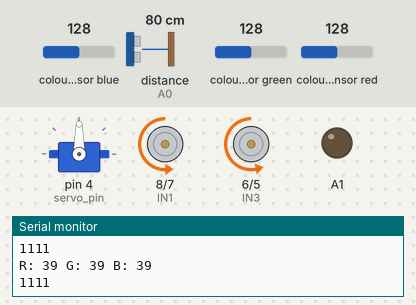
This sketch was run on a simulated Arduino Uno, built with avr-gcc and run on an emulated ATmega328P. On the bench: servo, motor-driver pin pairs drawn as motors (green arrow = first pin HIGH = forward, orange = second pin HIGH = backward, longer = more drive, scaled by the enable pin), output pins drawn as LEDs (lit = HIGH), the last lines printed to the serial monitor. Wiring (inferred from the names in the program): ultrasonic range finder: trigger pin 2; echo A0; TCS3200 colour sensor: output pin 12; S2 pin 10; S3 pin 11. The test bench sets the inputs (shaded band); at power-on: colour sensor blue 128, distance to the obstacle (sensor on A0) 80 cm, colour sensor green 128, colour sensor red 128. The echo pulse lasts 58.3 µs per cm; pins used as bus, display or sensor lines are not drawn.

Above: at 7.7 s.
7.8 s: colour sensor blue set to 22
At 11.7 s:
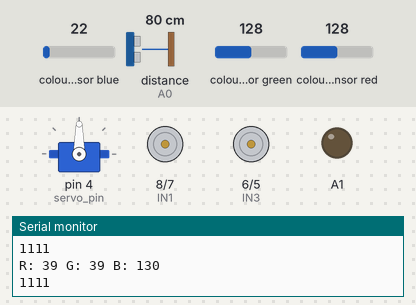
12.5 s: colour sensor blue set to 18
At 14.5 s:
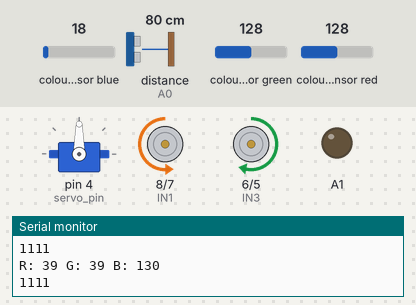
14.6 s: colour sensor blue set to 13
19.8 s: colour sensor blue set to 10
At 22.7 s:
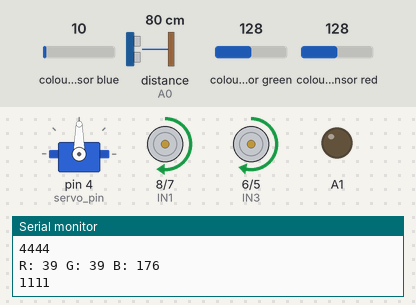
26.3 s: distance to the obstacle (sensor on A0) set to 2 cm
Timing chart, 0 to 30.8 s (numbered marks = the images above; inputs shaded):
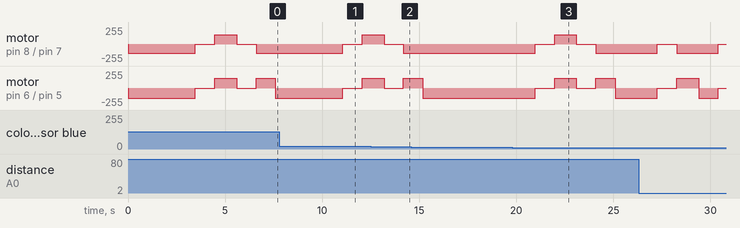

Measured:
- the behaviour switches between 20 and 19 on colour sensor blue (found by bisection; images 1 and 2)
- the behaviour switches between 12 and 11 on colour sensor blue (found by bisection; images 2 and 3)
- by itself, motor on pin 6 (IN3) / pin 5 (IN4): repeats every 2.1 s: stopped 1.0 s, forward 150/255 1.1 s

The sketch:

challenge3.ino
```cpp
#include <Servo.h>

// Ultrasonic Sensor connections
#define echo A0
#define trig 2

//Servo connections
#define servo_pin 4

// Left Motor connections
#define ENA 9
#define IN1 8
#define IN2 7

// Right Motor connections
#define IN3 6
#define IN4 5
#define ENB 3

// Colour Sensor connections
#define S0 0
#define S1 1
#define S2 10
#define S3 11
#define OUT 12
#define OE_PIN 13
int red = 0;
int green = 0;
int blue = 0;
int colour = 1111;
unsigned long previousTime = 0;
unsigned long currentTime = 0;
int rcounter = 0;
int gcounter = 0;
int bcounter = 0;
#define OTHER 1111
#define RED 3333
#define BLUE 4444
#define GREEN 5555

Servo myServo;

int claw_state;
#define OPEN 1
#define CLOSED 0

// Motor states
#define OFF 0
#define FORWARD 1
#define BACKWARD 2

// Color sequence
int COUNTER = 0;
unsigned long t1 = 0;
unsigned long t0 = 0;

long double distance;

void setup() {
  // Setup USS
  Serial.begin(9600);
  pinMode(trig, OUTPUT);
  pinMode(echo, INPUT);

  // Setup CS
  pinMode(S0, OUTPUT);
  pinMode(S1, OUTPUT);
  pinMode(S2, OUTPUT);
  pinMode(S3, OUTPUT);
  pinMode(OUT, INPUT);
  pinMode(OE_PIN, OUTPUT);

  // Set frequency scaling for TCS3200
  digitalWrite(S0, HIGH);
  digitalWrite(S1, LOW);
  digitalWrite(OE_PIN, LOW);

  // Setup servo
  myServo.attach(servo_pin);

  // Setup gearmotors
  pinMode(ENA, OUTPUT);
  pinMode(ENB, OUTPUT);
  pinMode(IN1, OUTPUT);
  pinMode(IN2, OUTPUT);
  pinMode(IN3, OUTPUT);
  pinMode(IN4, OUTPUT);

  // Turn off both motors
  digitalWrite(IN1, LOW);
	digitalWrite(IN2, LOW);
	digitalWrite(IN3, LOW);
	digitalWrite(IN4, LOW);

  // LED
  pinMode(A1, OUTPUT);

}

void loop() {

  right_motor(FORWARD, 150);
  left_motor(FORWARD, 140);

  // distance measurement
  t1 = millis();

  // obstacle detection
  read_distance();
  if (distance < 15) {
    right_motor(OFF, 150);
    left_motor(OFF, 140);
    delay(1000);
    rotate_right(90);
  }


  // colour detection
  colour_sensor();
  if (colour == 3333) {
    if (COUNTER == 0) {
      COUNTER++;
      flash_LED();
      t0 = 0;
    }
  } else if (colour == 4444) {
    if (COUNTER == 2) {
      COUNTER++;
      flash_LED();
      t0 = 0;
    } else if (COUNTER == 4) {
      COUNTER++;
      flash_LED();
      t0 = 0;
    }
  } else if (colour == 5555) {
    if (COUNTER == 1) {
      COUNTER++;
      flash_LED();
      t0 = 0;
    } else if (COUNTER == 3) {
      COUNTER++;
      flash_LED();
      t0 = 0;
    }
  } else if (COUNTER == 5) {
    STOP();
  } else if (colour == 1111) {
    if (t0 == 0) {
      t0 = millis();
    } else if ((t1-t0) > 1125) {
      right_motor(OFF, 150);
      left_motor(OFF, 140);
      delay(1000);
      right_motor(BACKWARD, 150);
      left_motor(BACKWARD, 140);
      delay(1125);
      right_motor(OFF, 150);
      left_motor(OFF, 140);
      delay(1000);

      rotate_right(90);
      t0 = 0;

    }
  }

}

void open_claw() {
  if (claw_state) {
    return;
  }
  myServo.write(0);
  claw_state = OPEN;
}

void close_claw() {
  if (!claw_state) {
    return;
  }
  myServo.write(90);
  claw_state = CLOSED;
}

void left_motor(int direction, int speed) {
  if (speed >= 0 && speed <= 255){
   analogWrite(ENA, speed);
  }
  else {
    analogWrite(ENA, 0);
    Serial.print("Error: Incorrect use of motor speed");
  }

  if (direction == FORWARD){
    digitalWrite(IN1, LOW);
    digitalWrite(IN2, HIGH);
  }
  else if (direction == BACKWARD){
    digitalWrite(IN1, HIGH);
    digitalWrite(IN2, LOW);
  }
  else {
    digitalWrite(IN1, LOW);
    digitalWrite(IN2, LOW);
  }
}

void right_motor(int direction, int speed) {
  if (speed >= 0 && speed <= 255){
   analogWrite(ENB, speed);
  }
  else {
    analogWrite(ENB, 0);
    Serial.print("Error: Incorrect use of motor speed");
  }

  if (direction == FORWARD){
    digitalWrite(IN3, LOW);
    digitalWrite(IN4, HIGH);
  }
  else if (direction == BACKWARD){
    digitalWrite(IN3, HIGH);
    digitalWrite(IN4, LOW);
  }
  else {
    digitalWrite(IN3, LOW);
    digitalWrite(IN4, LOW);
  }
}

void read_distance() {
  long double duration;
  // Send trigger pulse
  duration = pulseIn(echo, LOW);
  digitalWrite(trig, LOW);
  delayMicroseconds(2);
  digitalWrite(trig, HIGH);
  delayMicroseconds(10);
  digitalWrite(trig, LOW);

  // Measure echo duration
  duration = pulseIn(echo, HIGH);
  distance = duration / 58.2;

  return distance;
}

void colour_sensor() {
  digitalWrite(S2, LOW);
  digitalWrite(S3, LOW);
  red = pulseIn(OUT, LOW, 100000);
  delay(50);

  digitalWrite(S2, HIGH);
  digitalWrite(S3, HIGH);
  green = pulseIn(OUT, LOW, 100000);
  delay(50);

  digitalWrite(S2, LOW);
  digitalWrite(S3, HIGH);
  blue = pulseIn(OUT, LOW, 100000);
  delay(50);

  Serial.print("R: "); Serial.print(red, DEC); Serial.print(" ");
  Serial.print("G: "); Serial.print(green, DEC); Serial.print(" ");
  Serial.print("B: "); Serial.print(blue, DEC); Serial.println(" ");

  colour = getColour(red, green, blue);
  Serial.println(colour);
}

int getColour(int red, int green, int blue) {
    if (red >= 250 && red <= 300) {
        rcounter++;
        if (rcounter == 3) {
            colour = 3333;
            rcounter = 0;
        }
    }

    if (blue >= 140 && blue <= 170) {
        bcounter++;
        if (bcounter == 3) {
            colour = 4444;
            bcounter = 0;
        }
    } else if (green >= 430 && green <= 465 && blue >= 500) {
        gcounter++;
        if (gcounter == 3) {
            colour = 5555;
            gcounter = 0;
        }
    } else {
        colour = 1111;
    }
    return colour;
}

void flash_LED() {
  digitalWrite(A1, HIGH);
  delay(1000);
  digitalWrite(A1, LOW);
  delay(1000);
}

void rotate_right(int degrees) {
  int time = 500 * (degrees/45);
  left_motor(FORWARD, 140);
  right_motor(BACKWARD, 150);
  delay(time);
}

void STOP() {
  left_motor(OFF, 0);
  right_motor(OFF, 0);
}
```
